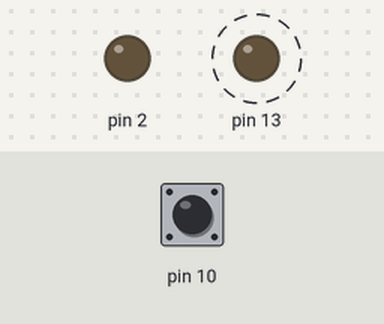
This sketch was run on a simulated Arduino Nano, built with avr-gcc and run on an emulated ATmega328P. Shown: output pins drawn as LEDs (lit = HIGH). Dashed ring = blinking. The test bench sets the inputs (shaded band); at power-on: pin 10 HIGH. What the sketch prints to the serial monitor is not drawn.

Above: at 1.2 s.
1.3 s: pin 10 pulled LOW for 0.15 s
At 1.37 s:
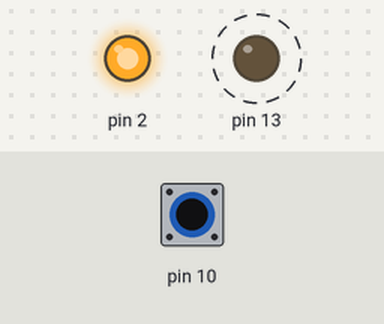
4.3 s: pin 10 pulled LOW for 1 s
At 5.75 s:
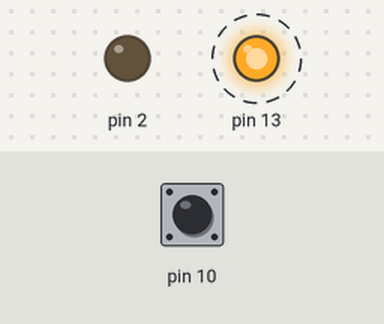
7.3 s: pin 10 pulled LOW for 3.2 s
At 7.75 s:
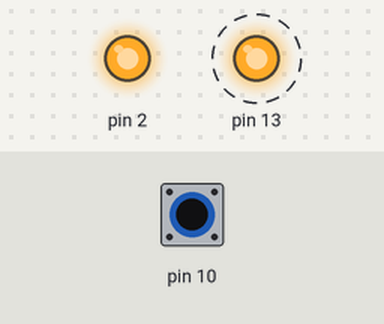
Timing chart, 0 to 18.0 s (numbered marks = the images above; inputs shaded):
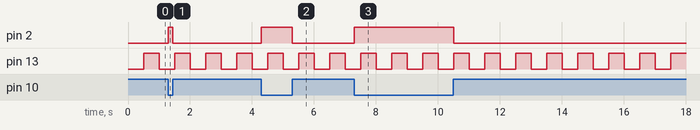

Measured:
- after the input at 1.3 s, pin 2: LOW → HIGH at once, → LOW 0.15 s later
- after the input at 4.3 s, pin 2: LOW → HIGH at once, → LOW 1.0 s later
- after the input at 7.3 s, pin 2: LOW → HIGH at once, → LOW 3.2 s later
- by itself, pin 13: alternates HIGH for 0.50 s and LOW for 0.50 s

The sketch:

blink.ino
```cpp
// Fixture of headless.test.ts. Rebuild blink.hex after a change:
//   arduino-cli compile --fqbn arduino:avr:nano --output-dir out . && cp out/blink.ino.hex blink.hex
void setup() {
  pinMode(13, OUTPUT);
  pinMode(2, OUTPUT);
  pinMode(10, INPUT_PULLUP);
  Serial.begin(9600);
  Serial.println("ready");
}

void loop() {
  digitalWrite(13, (millis() / 500) % 2);  // 500 ms pulses
  digitalWrite(2, !digitalRead(10));       // D2 follows D10, inverted
}
```
